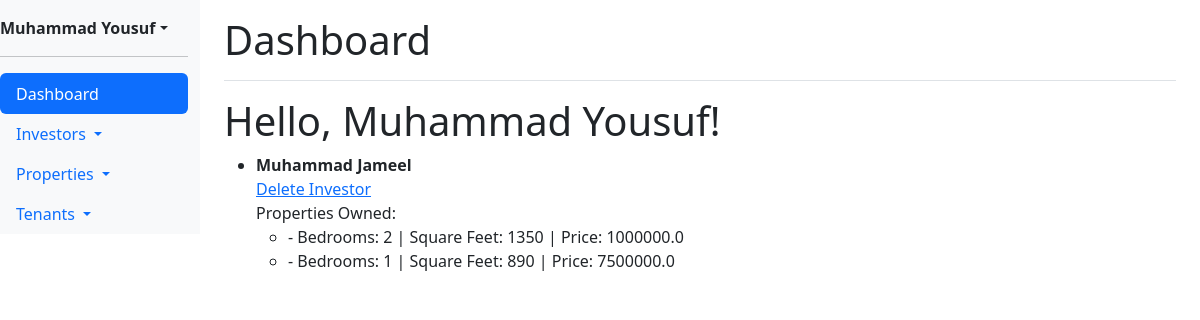
Screenshot of / (signed in) with the database file from the repository.
### models/models.py (models this page shows)
class User(UserMixin,db.Model):
    id = db.Column(db.Integer, primary_key=True)
    name = db.Column(db.String(100), unique=True, nullable=False)
    username = db.Column(db.String(50), unique=True, nullable=False)
    password = db.Column(db.String(50), nullable=False)

class Investor(db.Model):
    id = db.Column(db.String, primary_key=True)
    name = db.Column(db.String(100), nullable=False)
    '''    contact_number = db.Column(db.String(20), nullable=False)
    passport_number = db.Column(db.String(20), nullable=False)
    emirates_id_number = db.Column(db.String(20), nullable=False)'''
    properties = db.relationship('Property', backref='owner', lazy=True, cascade='all, delete-orphan')
    user_id = db.Column(db.Integer, db.ForeignKey('user.id'), nullable=False)
    user = db.relationship('User', backref=db.backref('investors', lazy=True))

class Property(db.Model):
    id = db.Column(db.String, primary_key=True)
    building_name = db.Column(db.String(100), nullable=False)
    unit_no = db.Column(db.String(100), nullable=False)
    bedrooms = db.Column(db.Integer, nullable=False)
    square_feet = db.Column(db.Integer, nullable=False)
    price = db.Column(db.Float, nullable=False)
    tenant = db.relationship('Tenant', backref='property', lazy=True, cascade='all, delete-orphan')
    owner_id = db.Column(db.String, db.ForeignKey('investor.id'), nullable=False)

### routes/routes.py (the view)
@app.route('/')
@login_required
def home():
    investors = Investor.query.all()
    properties = Property.query.all()
    tenants = Tenant.query.all()
    return render_template('home.html', investors=investors, properties=properties, tenants=tenants)

### routes/routes.py (called while the page is built)
@login_manager.user_loader
def load_user(user_id):
    return User.query.get(int(user_id))

### app/templates/home.html (shortened to what this page needs)
{% extends 'base.html' %}
{% block header %}Dashboard{% endblock %}
{% block content %}
        {% if current_user.is_authenticated %}
            <h1>Hello, {{ current_user.name }}!</h1>
        {% else %}
            <p>You are not logged in.</p>
            <a href="{{ url_for('login') }}">Login</a>
        {% endif %}
        <ul>
            {% for investor in investors %}
                <li>
                    <strong>{{ investor.name }}</strong>
                    <br>
                    <a href="/delete_investor/{{ investor.id }}">Delete Investor</a>
                    <br>
                    Properties Owned:
                    <ul>
                        {% for property in investor.properties %}
                            <li>{{ property.address }} - Bedrooms: {{ property.bedrooms }} | Square Feet: {{ property.square_feet }} | Price: {{ property.price }}</li>
                        {% endfor %}
                    </ul>
                </li>
            {% endfor %}
        </ul>
{% endblock %}

### app/templates/base.html (shortened to what this page needs)
<!doctype html>
<html lang="en">
  <head>
    <link href="https://cdn.jsdelivr.net/npm/bootstrap@5.3.2/dist/css/bootstrap.min.css" rel="stylesheet">
  </head>
  <body>
    <div class="container-fluid">
        <div class="row">
            <nav id="sidebarMenu" class="col-md-3 col-lg-2 d-md-block bg-light sidebar collapse nav nav-pills flex-column mb-auto">
                <div class="position-sticky pt-3 sidebar-sticky">
                    <div class="dropdown">
                      <a href="#" class="d-flex align-items-center link-dark text-decoration-none dropdown-toggle" data-bs-toggle="dropdown" aria-expanded="false">
                      <strong>{{ current_user.name }}</strong>
                      </a>
                    </div>
                    <hr>
                    <ul class="nav flex-column mb-auto">
                      <li class="nav-item">
                        <a class="nav-link {% if request.path == url_for('home') %}active{% endif %}" aria-current="page" href="/">
                          Dashboard
                        </a>
                      </li>
                      <li class="nav-item">
                          <a class="nav-link dropdown-toggle " id="investorsDropdown" role="button" data-bs-toggle="dropdown" aria-haspopup="true" aria-expanded="false">
                            Investors
                          </a>
                      </li>
                      <li class="nav-item">
                        <a class="nav-link dropdown-toggle " id="propertiesDropdown" role="button" data-bs-toggle="dropdown" aria-haspopup="true" aria-expanded="false">
                          Properties
                        </a>
                      </li>
                      <li class="nav-item">
                        <a class="nav-link dropdown-toggle " href="/tenants" id="tenantsDropdown" role="button" data-bs-toggle="dropdown" aria-haspopup="true" aria-expanded="false">
                          Tenants
                        </a>
                      </li>
                    </ul>
                </div>
            </nav>
            <main class="col-md-9 ms-sm-auto col-lg-10 px-md-4">
                <div class="d-flex justify-content-between flex-wrap flex-md-nowrap align-items-center pt-3 pb-2 mb-3 border-bottom">
                  <h1 class="h1">{% block header %}{% endblock %}</h1>
                </div>
                {% block content %}{% endblock %}
            </main>
        </div>
    </div>
  </body>
</html>

### rows the page displays
User: name "Muhammad Yousuf"
Investor: name "Muhammad Jameel"
Property: bedrooms "2", square_feet "1350", price "1000000.0"
Property: bedrooms "1", square_feet "890", price "7500000.0"
